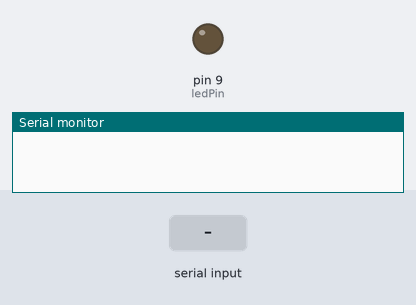
A sketch run on a simulated Arduino Uno, built with avr-gcc and run on an emulated ATmega328P. Parts: output pins drawn as LEDs (lit = HIGH), the last lines printed to the serial monitor. The inputs (shaded band) are chosen by the test bench.

Above: at 1.2 s.
1.3 s: "90,45\n" received over Serial
At 1.75 s:
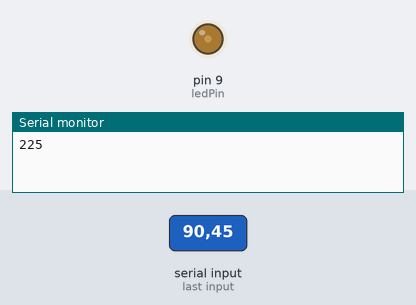
At 8.3 s:
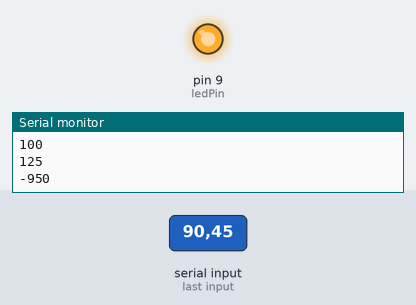
Timing chart, 0 to 9.8 s (numbered marks = the images above; inputs shaded):
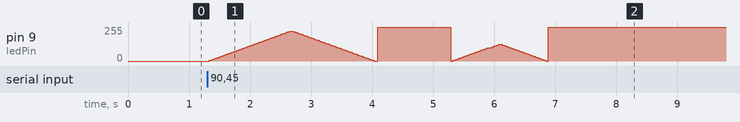

The sketch:

Fade.ino
```cpp
// Externalize the LED pin
// Keep reference to last PWM value
int ledPin = 9;
int ledValue = 0;

//Setup for serial output
void setup()
{
  Serial.begin( 9600 );
}

// Main logic called repeatedly
void loop()
{
  int incoming = 0;

  // If there is data on the serial input
  if( Serial.available() > 0 )
  {
    // Read a byte of the serial input
    // 0 (ASCII) == 48 (int)
    // 1 (ASCII) == 49 (int)
    incoming = Serial.read();

    // Map to the 255 steps of PWM
    incoming = ( 255 / 10 ) * ( incoming - 48 );

    // Echo the PWM value
    // Helpful for debugging
    Serial.println( incoming );

    // If fading from lower value to larger value
    if( incoming > ledValue )
    {
      for( int fadeValue = ledValue; fadeValue <= incoming; fadeValue +=5 )
      {
        analogWrite( ledPin, fadeValue );
        delay( 30 );
      }
    } else {
      // Fading from larger value to lower value
      for( int fadeValue = ledValue; fadeValue >= incoming; fadeValue -=5 )
      {
        analogWrite( ledPin, fadeValue );
        delay( 30 );
      }
    }

    // Store reference for next fade
    ledValue = incoming;
  }
}
```
